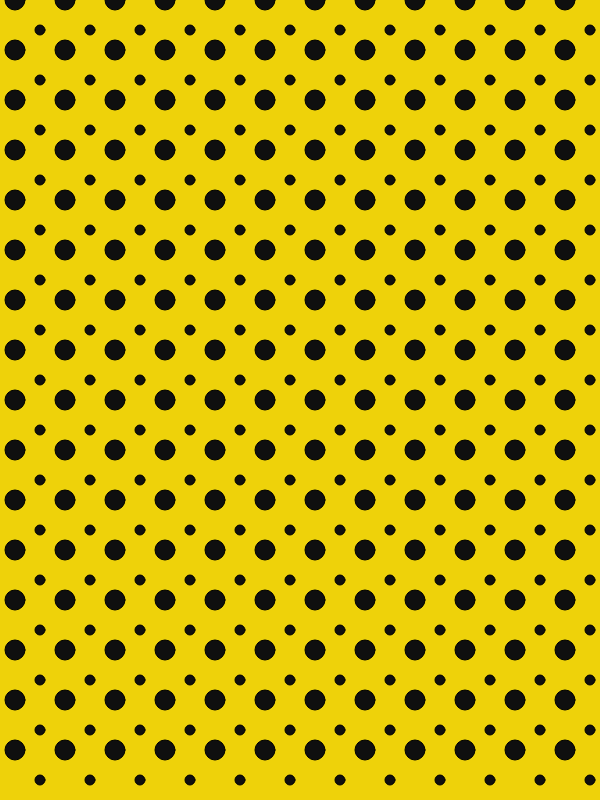
Frame 1 (no input)
Frame 60 (no input): identical to frame 1, image omitted
Frame 120 (the mouse pressed at the canvas centre since frame 60): identical to frame 1, image omitted

The p5.js sketch that drew this single still picture (run headless with seeded random() and noise() and a simulated clock; from frame 60 on, the mouse is pressed at the canvas centre):

// p5.js sketch
// ── sketch.js
function setup() {
  createCanvas(600, 800);
  background(238, 210, 10);

  for (let d = 15; d < 600; d += 50) {
    for (let c = 0; c < 800; c += 50) {
      fill(15, 15, 15);
      ellipse(d, c, 20);
    }
  }
  for (let d = 40; d < 600; d += 50) {
    for (let c = 30; c < 900; c += 50) {
      fill(15, 15, 15);
      ellipse(d, c, 10, 10);
    }
  }
}

function draw() {}
